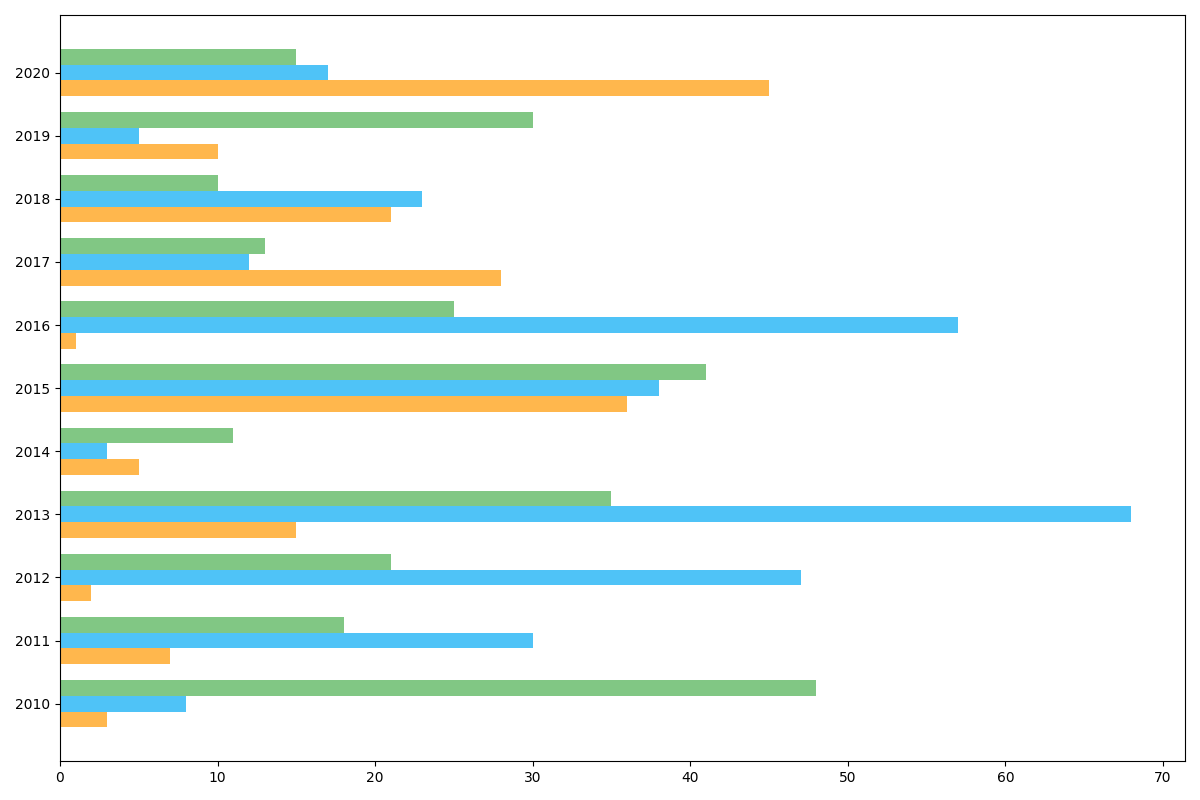

Reproduce this figure in Python.
import matplotlib.pyplot as plt
import numpy as np

years = np.arange(2010, 2021)
solar_capacity = [3, 7, 2, 15, 5, 36, 1, 28, 21, 10, 45]  
wind_capacity = [8, 30, 47, 68, 3, 38, 57, 12, 23, 5, 17]
hydro_capacity = [48, 18, 21, 35, 11, 41, 25, 13, 10, 30, 15]

colors = ['#4FC3F7', '#81C784', '#FFB74D']

fig, ax = plt.subplots(figsize=(12, 8))

bar_height = 0.25
indices = np.arange(len(years))

ax.barh(indices - bar_height, solar_capacity, bar_height, color=colors[2])
ax.barh(indices, wind_capacity, bar_height, color=colors[0])
ax.barh(indices + bar_height, hydro_capacity, bar_height, color=colors[1])

ax.set_yticks(indices)
ax.set_yticklabels(years)

plt.tight_layout()
plt.show()
